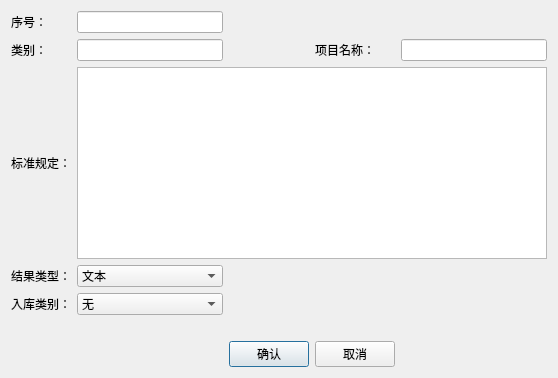
<?xml version="1.0" encoding="UTF-8"?>
<ui version="4.0">
 <class>Dialog</class>
 <widget class="QDialog" name="Dialog">
  <property name="geometry">
   <rect>
    <x>0</x>
    <y>0</y>
    <width>558</width>
    <height>369</height>
   </rect>
  </property>
  <property name="windowTitle">
   <string>编辑检验项目</string>
  </property>
  <layout class="QGridLayout" name="gridLayout">
   <item row="6" column="2">
    <widget class="QPushButton" name="acceptbutton">
     <property name="text">
      <string>确认</string>
     </property>
    </widget>
   </item>
   <item row="6" column="3">
    <widget class="QPushButton" name="cancelbutton">
     <property name="text">
      <string>取消</string>
     </property>
    </widget>
   </item>
   <item row="2" column="0">
    <widget class="QLabel" name="standardlabel">
     <property name="sizePolicy">
      <sizepolicy hsizetype="Preferred" vsizetype="Fixed">
       <horstretch>0</horstretch>
       <verstretch>1</verstretch>
      </sizepolicy>
     </property>
     <property name="text">
      <string>标准规定：</string>
     </property>
    </widget>
   </item>
   <item row="0" column="1">
    <widget class="QLineEdit" name="seqid"/>
   </item>
   <item row="3" column="0">
    <widget class="QLabel" name="typelabel">
     <property name="text">
      <string>结果类型：</string>
     </property>
    </widget>
   </item>
   <item row="1" column="3">
    <widget class="QLabel" name="itemlabel">
     <property name="text">
      <string>项目名称：</string>
     </property>
    </widget>
   </item>
   <item row="1" column="4">
    <widget class="QLineEdit" name="itemname"/>
   </item>
   <item row="1" column="1">
    <widget class="QLineEdit" name="kind"/>
   </item>
   <item row="3" column="1">
    <widget class="QComboBox" name="restype">
     <item>
      <property name="text">
       <string>文本</string>
      </property>
     </item>
     <item>
      <property name="text">
       <string>数据</string>
      </property>
     </item>
    </widget>
   </item>
   <item row="4" column="1">
    <widget class="QComboBox" name="putintype">
     <item>
      <property name="text">
       <string>无</string>
      </property>
     </item>
     <item>
      <property name="text">
       <string>含量</string>
      </property>
     </item>
     <item>
      <property name="text">
       <string>水分</string>
      </property>
     </item>
     <item>
      <property name="text">
       <string>效价</string>
      </property>
     </item>
     <item>
      <property name="text">
       <string>相对密度</string>
      </property>
     </item>
     <item>
      <property name="text">
       <string>杂质</string>
      </property>
     </item>
    </widget>
   </item>
   <item row="2" column="1" colspan="4">
    <widget class="QTextEdit" name="referencevalue">
     <property name="sizePolicy">
      <sizepolicy hsizetype="Expanding" vsizetype="Fixed">
       <horstretch>0</horstretch>
       <verstretch>0</verstretch>
      </sizepolicy>
     </property>
    </widget>
   </item>
   <item row="4" column="0">
    <widget class="QLabel" name="inputlabel">
     <property name="text">
      <string>入库类别：</string>
     </property>
    </widget>
   </item>
   <item row="0" column="0">
    <widget class="QLabel" name="nolabel">
     <property name="text">
      <string>序号：</string>
     </property>
    </widget>
   </item>
   <item row="1" column="0">
    <widget class="QLabel" name="classificationslabel">
     <property name="text">
      <string>类别：</string>
     </property>
    </widget>
   </item>
   <item row="1" column="2">
    <spacer name="horizontalSpacer">
     <property name="orientation">
      <enum>Qt::Horizontal</enum>
     </property>
     <property name="sizeType">
      <enum>QSizePolicy::Fixed</enum>
     </property>
     <property name="sizeHint" stdset="0">
      <size>
       <width>40</width>
       <height>20</height>
      </size>
     </property>
    </spacer>
   </item>
   <item row="5" column="1">
    <spacer name="horizontalSpacer_2">
     <property name="orientation">
      <enum>Qt::Horizontal</enum>
     </property>
     <property name="sizeHint" stdset="0">
      <size>
       <width>40</width>
       <height>20</height>
      </size>
     </property>
    </spacer>
   </item>
  </layout>
 </widget>
 <resources/>
 <connections/>
</ui>
